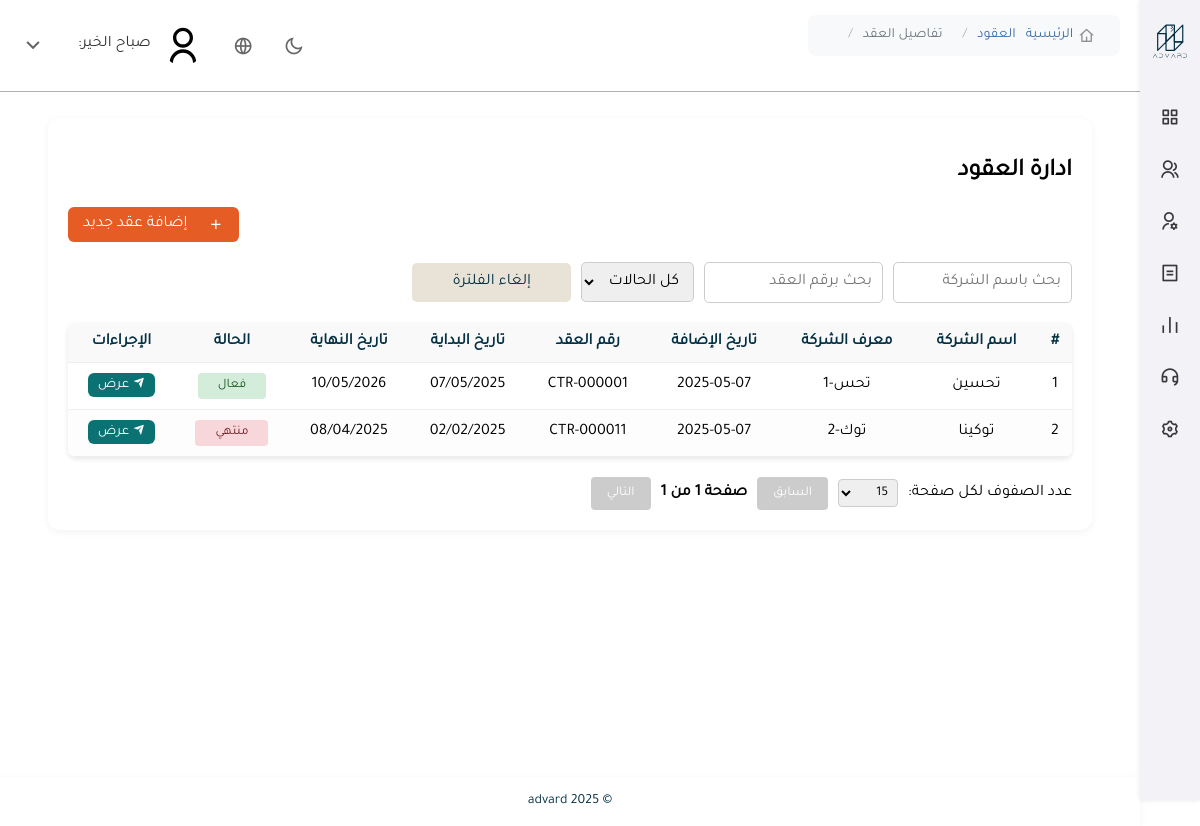
The app's page /admin-panel/contracts/manage/ with its own data.
### backend/contracts/models.py (models this page shows, shortened)
class CompanyContract(models.Model):
    STATUS_CHOICES = [
        ('active', 'فعال'),
        ('expiring', 'ينتهي قريباً'),
        ('expired', 'منتهي'),
        ('cancelled', 'ملغي'),
    ]
    PAYMENT_METHODS = [
        ('bank_transfer', 'تحويل بنكي'),
        ('credit_card', 'بطاقة ائتمان'),
        ('e_payment', 'دفع إلكتروني'),
    ]
    PAYMENT_STATUS_CHOICES = [
        ('paid', 'مدفوع'),
        ('unpaid', 'غير مدفوع'),
        ('pending', 'قيد الانتظار'),
    ]
    contract_number = models.CharField(max_length=100, unique=True, verbose_name="رقم العقد")
    company = models.ForeignKey(Company, on_delete=models.CASCADE, verbose_name="الشركة")
    plan = models.ForeignKey(SubscriptionPlan, on_delete=models.SET_NULL, null=True, blank=True, verbose_name="الباقة")
    employee_count = models.PositiveIntegerField(null=True, blank=True, verbose_name="عدد الموظفين")
    vat_percentage = models.DecimalField(max_digits=5, decimal_places=2, default=15.0, verbose_name="نسبة ضريبة القيمة المضافة (%)")
    vat_amount = models.DecimalField(max_digits=10, decimal_places=2, null=True, blank=True, verbose_name="قيمة الضريبة")
    final_with_vat = models.DecimalField(max_digits=10, decimal_places=2, null=True, blank=True, verbose_name="الإجمالي شامل الضريبة")
    start_date = models.DateField(verbose_name="تاريخ البداية")
    end_date = models.DateField(verbose_name="تاريخ الانتهاء")
    renewed_start_date = models.DateField(null=True, blank=True, verbose_name="تاريخ بداية التجديد")
    last_renewal_date = models.DateField(null=True, blank=True, verbose_name="تاريخ التجديد الأخير")
    renewal_count = models.PositiveIntegerField(default=0, verbose_name="عدد مرات التجديد")
    next_renewal_date = models.DateField(null=True, blank=True, verbose_name="تاريخ التجديد القادم")
    status = models.CharField(max_length=20, choices=STATUS_CHOICES, default='active', verbose_name="الحالة")
    contract_cost = models.DecimalField(max_digits=10, decimal_places=2, null=True, blank=True, verbose_name="تكلفة العقد")
    discount_value = models.DecimalField(max_digits=5, decimal_places=2, default=0, verbose_name="قيمة الخصم (نسبة %)")
    final_amount = models.DecimalField(
        max_digits=10,
        decimal_places=2,
        null=True,
        blank=True,
        verbose_name="الإجمالي بعد الخصم"
    )
    payment_method = models.CharField(max_length=20, choices=PAYMENT_METHODS, null=True, blank=True, verbose_name="طريقة الدفع")
    payment_status = models.CharField(max_length=20, choices=PAYMENT_STATUS_CHOICES, default='unpaid', verbose_name="حالة الدفع")
    invoice_number = models.CharField(max_length=100, null=True, blank=True, verbose_name="رقم الفاتورة")
    auto_renewal = models.BooleanField(default=False, verbose_name="تجديد تلقائي؟")
    signer_name = models.CharField(max_length=255, null=True, blank=True, verbose_name="اسم الموقّع")
    signer_email = models.EmailField(null=True, blank=True, verbose_name="البريد الإلكتروني للموقّع")
    signer_position = models.CharField(max_length=100, null=True, blank=True, verbose_name="الصفة الوظيفية للموقّع")
    terms = models.TextField(verbose_name="الشروط")
    notes = models.TextField(blank=True, null=True, verbose_name="ملاحظات إضافية")
    contract_file = models.FileField(upload_to='contracts/', null=True, blank=True, verbose_name="ملف العقد (اختياري)")
    created_at = models.DateTimeField(auto_now_add=True, verbose_name="تاريخ الإنشاء")
    updated_at = models.DateTimeField(auto_now=True, verbose_name="آخر تحديث")
    approved_by = models.CharField(max_length=255, null=True, blank=True, verbose_name="تمت الموافقة بواسطة")
    approval_date = models.DateTimeField(null=True, blank=True, verbose_name="تاريخ الموافقة")
    is_cancelled = models.BooleanField(default=False, verbose_name="تم الإلغاء؟")
    class Meta:
        verbose_name = "عقد شركة"
        verbose_name_plural = "عقود الشركات"

### backend/accounts/models.py (models this page shows, shortened)
class Company(models.Model):
    name = models.CharField(max_length=255, verbose_name="اسم الشركة")
    company_code = models.CharField(max_length=50, unique=True, verbose_name="المعرف الداخلي")
    contact_name = models.CharField(max_length=100, verbose_name="اسم المسؤول")
    contact_phone = models.CharField(max_length=20, verbose_name="رقم جوال المسؤول")
    phone = models.CharField(max_length=20, null=True, blank=True, verbose_name="هاتف الشركة")
    city = models.CharField(max_length=100, verbose_name="المدينة")
    field = models.CharField(max_length=100, verbose_name="مجال العمل")
    created_at = models.DateTimeField(auto_now_add=True, verbose_name="تاريخ الإنشاء")
    class Meta:
        verbose_name = "شركة"
        verbose_name_plural = "الشركات"

### backend/admin_panel/views.py (the view)
# urls.py: path('contracts/manage/', views.contracts_list_view, name='admin_contracts'),
def contracts_list_view(request):
    return contracts_list(request)  # ✅ استدعاء الفيو مباشرة دون تكرار الكود

### backend/accounts/context_processors.py (called while the page is built)
def user_avatar(request):
    default_avatar = '/static/images/default_avatar.svg'
    if request.user.is_authenticated:
        avatar = getattr(request.user, 'avatar', None)
        if avatar:
            avatar_path = os.path.join(settings.MEDIA_ROOT, avatar.name)
            if os.path.exists(avatar_path):
                return {'user_avatar': avatar.url}
    return {'user_avatar': default_avatar}

### backend/admin_panel/templates/admin_panel/contracts.html (shortened to what this page needs)
{% extends 'admin_panel/panel_base.html' %}
{% load static %}
{% block content %}
<div class="page-container">
<h2>ادارة العقود </h2>
<div class="action-buttons" style="text-align: left; margin-bottom: 20px;">
    <a href="{% url 'contracts:add_contract' %}" class="btn-edit">
        <i class="ri-add-line"></i> إضافة عقد جديد
    </a>
</div>
<div class="filters">
    <input type="text" id="searchCompany" placeholder="بحث باسم الشركة">
    <input type="text" id="searchContractNumber" placeholder="بحث برقم العقد">
    <select id="filterStatus">
        <option value="">كل الحالات</option>
    </select>
    <button id="clearFilters">إلغاء الفلترة</button>
</div>
    <table class="data-table">
        <thead>
            <tr>
                <th>#</th>
                <th>اسم الشركة</th>
                <th>معرف الشركة</th>
                <th>تاريخ الإضافة</th>
                <th>رقم العقد</th>
                <th>تاريخ البداية</th>
                <th>تاريخ النهاية</th>
                <th>الحالة</th>
                <th>الإجراءات</th>
            </tr>
        </thead>
        <tbody>
            {% for contract in contracts %}
            <tr data-end-date="{{ contract.end_date|date:'Y-m-d' }}"
                data-start-date="{{ contract.start_date|date:'Y-m-d' }}">
                <td>{{ forloop.counter }}</td>
                <td>{{ contract.company.name }}</td>
                <td>{{ contract.company.company_code }}</td>
                <td>{{ contract.created_at|date:"Y-m-d" }}</td>
                <td>{{ contract.contract_number }}</td>
                <td class="start-date">{{ contract.start_date|date:"d/m/Y" }}</td>
                <td class="end-date">{{ contract.end_date|date:"d/m/Y" }}</td>
                <td class="status-cell">
                    {% if contract.status == 'active' %}
                        <span class="status-active">فعال</span>
                    {% elif contract.status == 'expiring' %}
                        <span class="status-expiring">ينتهي قريبًا</span>
                    {% else %}
                        <span class="status-expired">منتهي</span>
                    {% endif %}
                </td>
                <td class="actions">
                    <a href="{% url 'contracts:contract_detail' contract.id %}" class="btn-view-details">
                        <i class="ri-send-plane-fill"></i> عرض
                    </a>
                </td>
            </tr>
            {% empty %}
            <tr>
                <td colspan="7">لا توجد عقود متاحة حاليًا</td>
            </tr>
            {% endfor %}
        </tbody>
    </table>
    <div class="pagination">
        <label for="rowsPerPage">عدد الصفوف لكل صفحة:</label>
        <select id="rowsPerPage">
            <option value="15" selected>15</option>
        </select>
        <button id="prevPage" disabled>السابق</button>
        <span id="pageInfo"></span>
        <button id="nextPage">التالي</button>
    </div>
</div>
{% endblock content %}

### backend/static/css/shared.css (style rules this page uses)
body { overflow-y: auto; overflow-x: hidden; }
body { font-family: 'Tajawal', sans-serif; }
.page-container { background-color: #fff; padding: 20px; border-radius: 12px; box-shadow: 0 2px 8px rgba(0, 0, 0, 0.05); direction: rtl; width: 100%; margin: 20px 0 40px 0; position: relative; box-sizing: border-box; }

### backend/static/css/panel_style.css (style rules this page uses)
.pagination { margin-top: 20px; display: flex; align-items: center; gap: 10px; justify-content: flex-start; width: 100%; }
.pagination select { padding: 5px; border-radius: 4px; border: 1px solid #ccc; font-family: 'Tajawal', sans-serif; }
.pagination button { padding: 8px 16px; border: none; background-color: #67917D; color: white; border-radius: 4px; cursor: pointer; font-family: 'Tajawal', sans-serif; }
.pagination button:disabled { background-color: #ccc; cursor: not-allowed; font-family: 'Tajawal', sans-serif; }
.pagination span { font-weight: bold; }
.data-table { width: 100%; border-collapse: collapse; margin-top: 20px; background: #fff; box-shadow: 0 2px 5px rgba(0, 0, 0, 0.1); border-radius: 8px; overflow: hidden; }
.data-table th, .data-table td { padding: 10px; text-align: center; border-bottom: 1px solid #eee; }
.data-table th { background-color: #f9f9f9; color: #033043; font-weight: bold; }
.data-table tr:nth-child(even) { background-color: #fdfdfd; }

### backend/admin_panel/templates/admin_panel/contracts.html (style rules this page uses)
.status-active { color: #155724; background-color: #d4edda; padding: 5px 20px; border-radius: 4px; display: inline-block; font-size: 13px; }
.status-expired { color: #721c24; background-color: #f8d7da; padding: 5px 20px; border-radius: 4px; display: inline-block; font-size: 13px; }
.btn-view-details { background-color: #0A7273; color: white; padding: 5px 10px; border-radius: 6px; text-decoration: none; font-size: 14px; transition: all 0.3s ease; }
.btn-view-details i.ri-send-plane-fill { font-size: 12px; transition: transform 0.3s ease; }
.btn-edit { background-color: #E55C24; color: #ffffff; padding: 8px 15px; border-radius: 6px; border: none; cursor: pointer; font-size: 16px; transition: all 0.3s ease; display: inline-flex; align-items: center; gap: 20px; text-decoration: none; }
.btn-edit i { font-size: 16px; }
.filters { display: flex; gap: 10px; margin-bottom: 15px; justify-content: right; align-items: center; font-family: 'Tajawal'; }
.filters input, .filters select, .filters button { padding: 10px; font-size: 16px; border-radius: 5px; border: 1px solid #ccc; outline: none; transition: all 0.3s ease; font-family: 'Tajawal'; }
.filters button { background-color: #E9E3D7; color: #033043; border: none; cursor: pointer; font-family: 'Tajawal'; padding: 10px 40px; }

### records on screen
CompanyContract: company.name "تحسين", company.company_code "تحس-1", created_at "2025-05-07", contract_number "CTR-000001", start_date "07/05/2025", end_date "10/05/2026", status "فعال"
CompanyContract: company.name "توكينا", company.company_code "توك-2", created_at "2025-05-07", contract_number "CTR-000011", start_date "02/02/2025", end_date "08/04/2025", status "منتهي"
